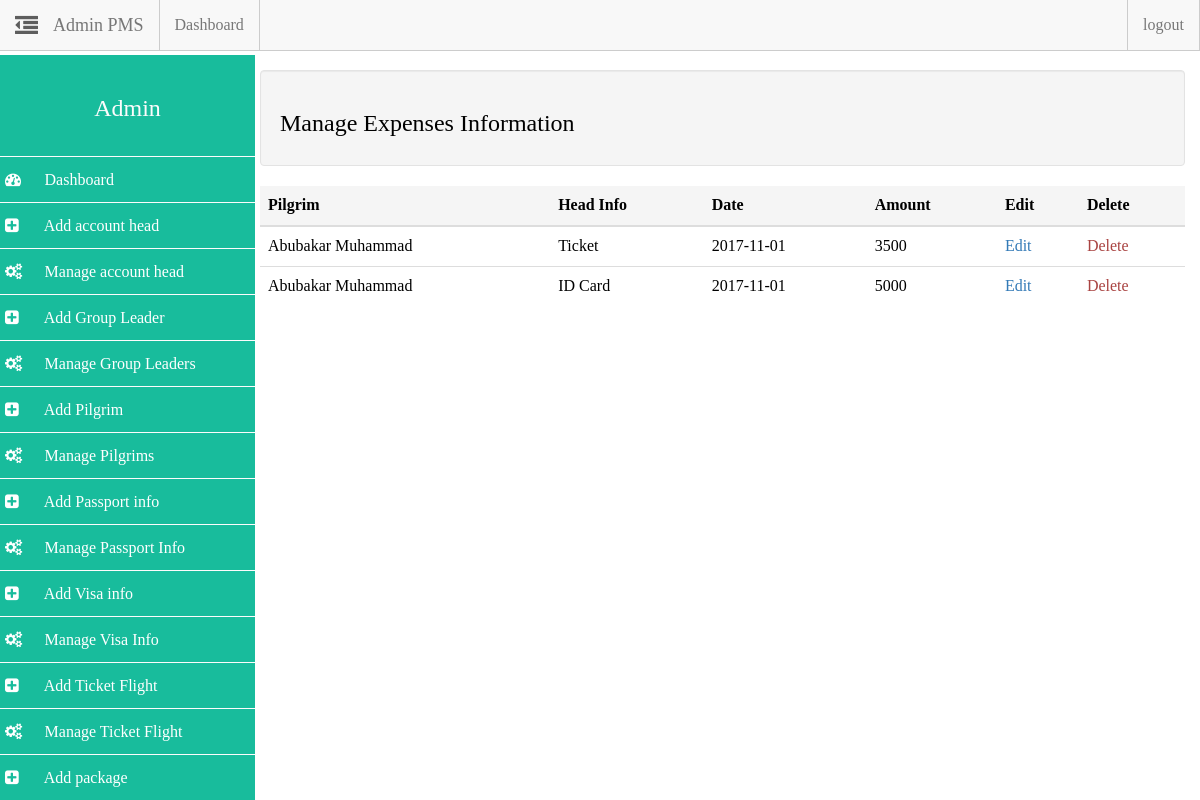
/admin/admin.php?action=manage_expenses (signed in), run on the app's committed database.
### tables this page shows
CREATE TABLE `expenses` (
  `id` int(11) NOT NULL,
  `pilgrim_id` int(11) NOT NULL,
  `h_id` int(11) NOT NULL,
  `date` date NOT NULL,
  `amount` float NOT NULL
);

CREATE TABLE `pilgrim_info` (
  `pilgrim_id` int(14) NOT NULL,
  `p_name` varchar(255) DEFAULT NULL,
  `p_mobile` varchar(22) DEFAULT NULL,
  `p_mail` varchar(40) DEFAULT NULL,
  `p_address` varchar(200) DEFAULT NULL,
  `p_mstatus` varchar(22) DEFAULT NULL,
  `p_occupation` varchar(22) DEFAULT NULL,
  `p_age` varchar(22) DEFAULT NULL,
  `p_sex` varchar(22) DEFAULT NULL,
  `p_dob` date DEFAULT NULL,
  `p_police_station` varchar(33) DEFAULT NULL,
  `p_district` varchar(33) DEFAULT NULL,
  `p_fathers_name` varchar(100) DEFAULT NULL,
  `p_mother_name` varchar(100) DEFAULT NULL,
  `p_spouse_name` varchar(100) DEFAULT NULL,
  `p_mahrims_name` varchar(100) DEFAULT NULL,
  `p_nid_no` varchar(22) DEFAULT NULL,
  `p_img` text,
  `p_nationality` varchar(33) DEFAULT NULL,
  `gl_id` int(11) DEFAULT NULL,
  `username` varchar(255) NOT NULL,
  `password` varchar(255) NOT NULL
);

CREATE TABLE `account_head` (
  `h_id` int(11) NOT NULL,
  `name` varchar(255) NOT NULL,
  `description` text NOT NULL
);

### admin/includes/manage_expenses.php (the view)
<div class="row">
	<div class="col-md-12">
		<div class="well">
			<h3>Manage Expenses Information</h3>
		</div>
	</div>
</div>
<?php $q = mysqli_query($dbc, "SELECT * FROM expenses"); ?>
<div class="row">
	<div class="col-md-12">
		<?php if (mysqli_num_rows($q) > 0): ?>
			<table class="table">
				<thead>
					<tr class="active">
						<th>Pilgrim</th>
						<th>Head Info</th>
						<th>Date</th>
						<th>Amount</th>
						<th>Edit</th>
						<th>Delete</th>
					</tr>
				</thead>
				<tbody>
					<?php while($row = mysqli_fetch_array($q)): ?>
					<tr>
						<td>
							<?php
								$gp = mysqli_query($dbc, "SELECT p_name FROM pilgrim_info WHERE pilgrim_id=".$row["pilgrim_id"]);
								$arr = mysqli_fetch_array($gp);
								echo $arr["p_name"];
							?>
						</td>
						<td>
							<?php
							$hid = $row["h_id"];
							$gq = mysqli_query($dbc, "SELECT name FROM account_head WHERE h_id='$hid'");
							$rd = mysqli_fetch_array($gq);
							echo $rd["name"];
							?>
						</td>
						<td><?php  echo $row["date"]; ?></td>
						<td><?php  echo $row["amount"]; ?></td>
						<td><a href="admin.php?action=edit_expense&id=<?php echo $row['id'] ?>">Edit</a></td>
						<td><a class="text-danger" href="admin.php?action=delete_expense&id=<?php echo $row['id'] ?>">Delete</a></td>
					</tr>
					<?php endwhile; ?>
				</tbody>
			</table>
		<?php endif ?>
	</div>
</div>

### assets/css/styles.css (style rules this page uses)
html { color: #222; font-size: 1em; line-height: 1.4; }
body { padding-top: 55px; font-family: ubuntu; font-size: 100%; color: #000 !important; }

### assets/css/sidebar.css (style rules this page uses)
* { box-sizing: border-box; -webkit-box-sizing: border-box; -moz-box-sizing: border-box; }
body { padding-top: 55px; }

### data on the page
expenses: pilgrim.p_name "Abubakar Muhammad", h.name "Ticket", date "2017-11-01", amount "3500"
expenses: pilgrim.p_name "Abubakar Muhammad", h.name "ID Card", date "2017-11-01", amount "5000"
